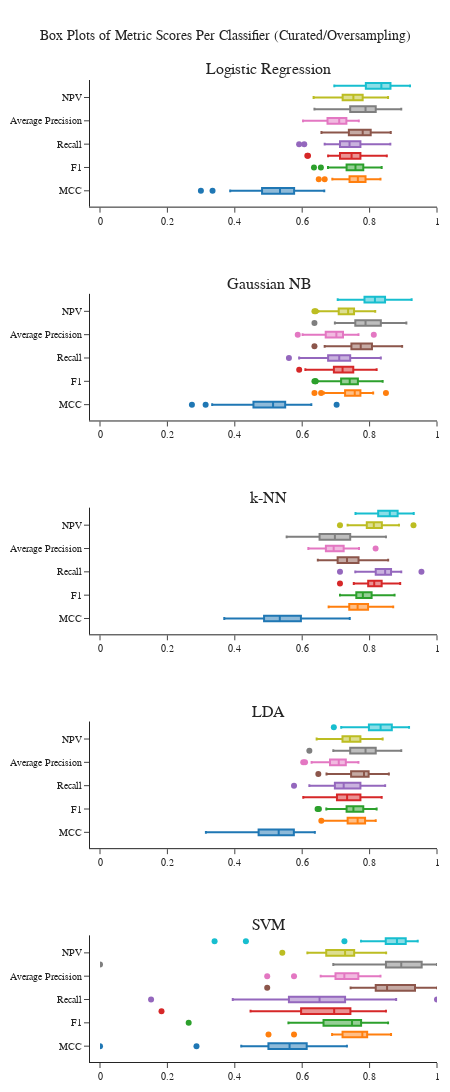

Notebook code cell kept with this figure:
### Code cell
scores_fig_o2 = metric_box_plots(all_dfs_o2, classifier_names, 'Box Plots of Metric Scores Per Classifier (Curated/Oversampling)', [0, 1])
pio.show(scores_fig_o2)
